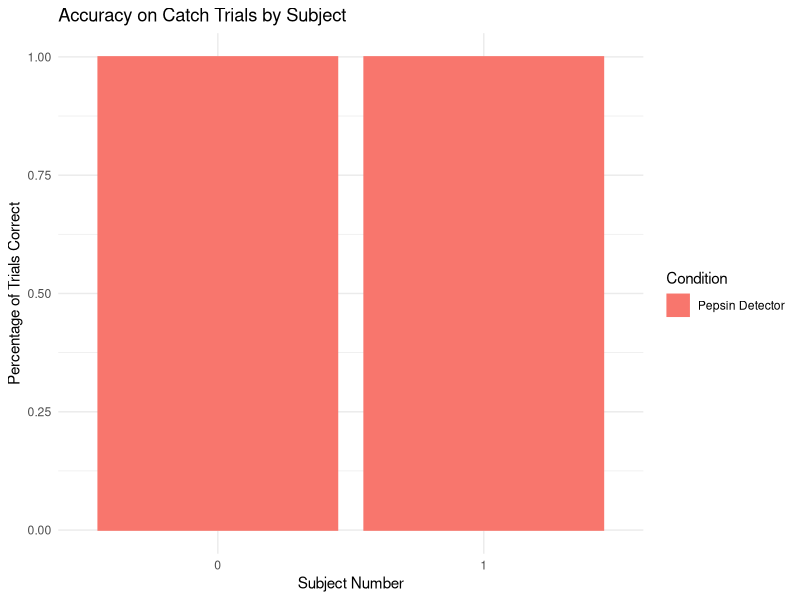

This figure's R source:
## ---- chunk 1
library(dplyr)
library(tidyr)
library(ggplot2)
library(data.table)
#library(xtable)


#setting the directory
setwd("../mturk/game-1/")


catch_trial_data <- read.csv("game-1-catch_trials.csv")

#View(catch_trial_data)

str(catch_trial_data)
summary(catch_trial_data)

## ---- chunk 2
#attach(catch_trial_data)
catch_trial_data$question_name <- as.factor(ifelse(catch_trial_data$question=="tar1", "tail", "head"))
catch_trial_data$tar1_logic <- as.logical(catch_trial_data$tar1)
catch_trial_data$tar2_logic <- as.logical(catch_trial_data$tar2)
catch_trial_data$trial_num <- as.factor(catch_trial_data$trial_num)
catch_trial_data$workerid <- as.factor(catch_trial_data$workerid)
catch_trial_data$response_logic <- ifelse(catch_trial_data$response=="Yes", TRUE, FALSE)
catch_trial_data$Correct <- ifelse(catch_trial_data$question_name=="tail", ifelse(catch_trial_data$tar1_logic==catch_trial_data$response_logic, TRUE, FALSE), ifelse(catch_trial_data$tar2_logic==catch_trial_data$response_logic, TRUE, FALSE))


  

## ---- chunk 3
catch_trial_data_by_subj <- catch_trial_data %>%
  group_by(workerid, trial_num, condition) %>%
  distinct() %>%
  summarise(Total = 1, Correct_trial = ifelse(Correct==TRUE, 1, 0)) %>%
  group_by(workerid, condition) %>%
  summarise(Total_trials = sum(Total), Correct_trials = sum(Correct_trial)) %>%
  mutate(Percentage_correct = Correct_trials/Total_trials) %>%
  select(workerid, Percentage_correct, condition)

#catch_trial_data_by_subj

#xt <- xtable(catch_trial_data_by_subj, type="html", caption = "Percentage of correct catch trials per subject.", label = "catch_trial_data_by_subj")
#names(xt) <- c('Subject', 'Percentage of Correct Trials')
#print(xt, comment=FALSE)

Condition_lab <- c(
  pepsin_detector = 'Pepsin Detector',
  label_book = 'Label Book')

graph_by_subj <- ggplot(catch_trial_data_by_subj, aes(x=workerid, y=Percentage_correct, colour=condition, fill=condition)) +
  geom_bar(stat="identity") +
  scale_x_discrete("Subject Number") +
  scale_y_continuous("Percentage of Trials Correct") +
  scale_colour_discrete(guide=guide_legend("Condition"), labels=Condition_lab) +
  scale_fill_discrete(guide=guide_legend("Condition"), labels=Condition_lab) +
  ggtitle("Accuracy on Catch Trials by Subject") +
  theme_minimal()
graph_by_subj


